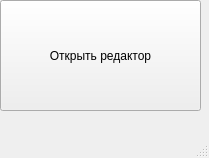
<?xml version="1.0" encoding="UTF-8"?>
<ui version="4.0">
 <class>MainWindow</class>
 <widget class="QMainWindow" name="MainWindow">
  <property name="geometry">
   <rect>
    <x>0</x>
    <y>0</y>
    <width>209</width>
    <height>158</height>
   </rect>
  </property>
  <property name="windowTitle">
   <string>MainWindow</string>
  </property>
  <widget class="QWidget" name="centralwidget">
   <widget class="QPushButton" name="btnCreateEditor">
    <property name="geometry">
     <rect>
      <x>0</x>
      <y>0</y>
      <width>201</width>
      <height>111</height>
     </rect>
    </property>
    <property name="text">
     <string>Открыть редактор</string>
    </property>
   </widget>
  </widget>
  <widget class="QMenuBar" name="menubar">
   <property name="geometry">
    <rect>
     <x>0</x>
     <y>0</y>
     <width>209</width>
     <height>21</height>
    </rect>
   </property>
  </widget>
  <widget class="QStatusBar" name="statusbar"/>
 </widget>
 <resources/>
 <connections/>
</ui>
